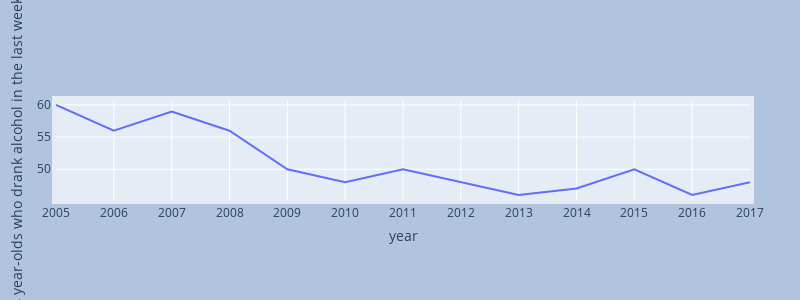

Write notebook code for a chart like this one.
### Code cell
# plot line graph
fig = px.line(df, x='year', y="British 16 to 24 year-olds who drank alcohol in the last week in percentage")

fig.update_layout(
    autosize=False,
    width=800,
    height=300,
    margin=dict(
        l=50,
        r=50,
        b=100,
        t=100,
        pad=4
    ),
    paper_bgcolor="LightSteelBlue",
)


fig.show()

### Figure 1 — Plotly figure (JSON) as saved in the notebook; plotly's stock layout.template omitted (floating-point values rounded to 4 significant figures)
{"data": [{"hovertemplate": "year=%{x}<br>British 16 to 24 year-olds who drank alcohol in the last week in percentage=%{y}<extra></extra>", "legendgroup": "", "line": {"color": "#636efa", "dash": "solid"}, "marker": {"symbol": "circle"}, "mode": "lines", "name": "", "orientation": "v", "showlegend": false, "type": "scatter", "x": ["2005", "2006", "2007", "2008", "2009", "2010", "2011", "2012", "2013", "2014", "2015", "2016", "2017"], "xaxis": "x", "y": [60, 56, 59, 56, 50, 48, 50, 48, 46, 47, 50, 46, 48], "yaxis": "y"}], "layout": {"autosize": false, "height": 300, "legend": {"tracegroupgap": 0}, "margin": {"b": 100, "l": 50, "pad": 4, "r": 50, "t": 100}, "paper_bgcolor": "LightSteelBlue", "width": 800, "xaxis": {"anchor": "y", "domain": [0, 1], "title": {"text": "year"}}, "yaxis": {"anchor": "x", "domain": [0, 1], "title": {"text": "British 16 to 24 year-olds who drank alcohol in the last week in percentage"}}}}
